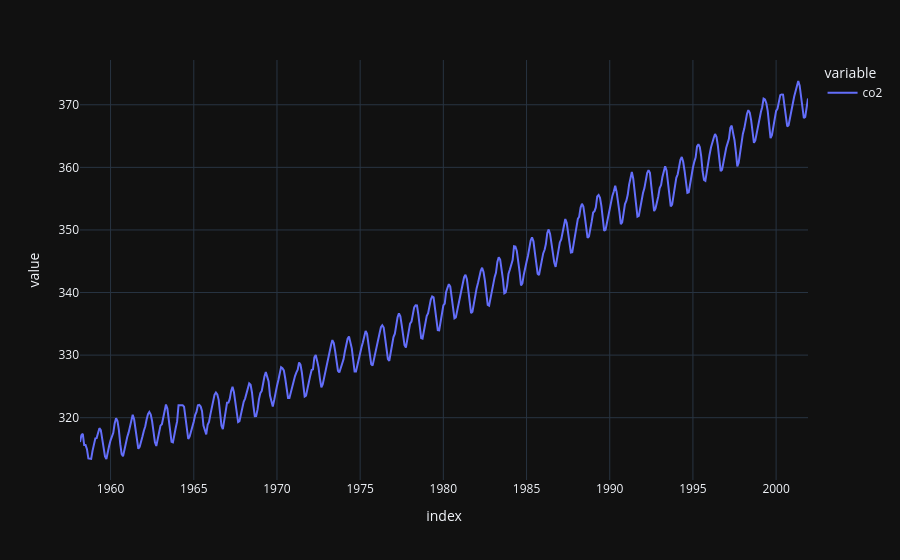

The cell this chart's notebook holds for it:
### Code cell
data =sm.datasets.co2.load_pandas()
y = data.data
y = y['co2'].resample('MS').mean()
y = y.fillna(y.bfill())
px.line(y)

### Figure 1 — Plotly figure (JSON) as saved in the notebook; plotly's stock layout.template omitted (floating-point values rounded to 4 significant figures; data arrays with more than 128 entries replaced by an {"elided": "..."} marker saying what was removed)
{"data": [{"hovertemplate": "variable=co2<br>index=%{x}<br>value=%{y}<extra></extra>", "legendgroup": "co2", "line": {"color": "#636efa", "dash": "solid"}, "marker": {"symbol": "circle"}, "mode": "lines", "name": "co2", "orientation": "v", "showlegend": true, "x": {"elided": "526 str values"}, "xaxis": "x", "y": {"elided": "526 float values"}, "yaxis": "y", "type": "scatter"}], "layout": {"xaxis": {"anchor": "y", "domain": [0.0, 1.0], "title": {"text": "index"}}, "yaxis": {"anchor": "x", "domain": [0.0, 1.0], "title": {"text": "value"}}, "legend": {"title": {"text": "variable"}, "tracegroupgap": 0}, "margin": {"t": 60}}}
